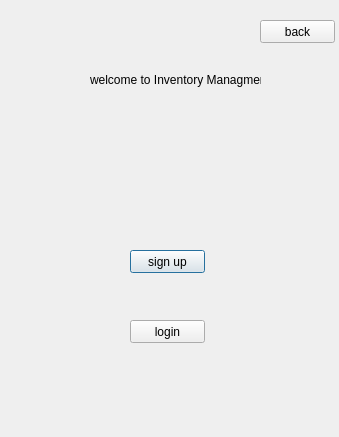
<?xml version="1.0" encoding="UTF-8"?>
<ui version="4.0">
 <class>sellerstartpage</class>
 <widget class="QDialog" name="sellerstartpage">
  <property name="geometry">
   <rect>
    <x>0</x>
    <y>0</y>
    <width>339</width>
    <height>437</height>
   </rect>
  </property>
  <property name="windowTitle">
   <string>Dialog</string>
  </property>
  <property name="styleSheet">
   <string notr="true">background-image:url(:/imagestart/12.jpg);</string>
  </property>
  <widget class="QPushButton" name="pushButton">
   <property name="geometry">
    <rect>
     <x>130</x>
     <y>250</y>
     <width>75</width>
     <height>23</height>
    </rect>
   </property>
   <property name="text">
    <string>sign up</string>
   </property>
  </widget>
  <widget class="QPushButton" name="pushButton_2">
   <property name="geometry">
    <rect>
     <x>130</x>
     <y>320</y>
     <width>75</width>
     <height>23</height>
    </rect>
   </property>
   <property name="text">
    <string>login</string>
   </property>
  </widget>
  <widget class="QLabel" name="label">
   <property name="geometry">
    <rect>
     <x>90</x>
     <y>70</y>
     <width>171</width>
     <height>20</height>
    </rect>
   </property>
   <property name="text">
    <string>welcome to Inventory Managment</string>
   </property>
  </widget>
  <widget class="QPushButton" name="pushButton_3">
   <property name="geometry">
    <rect>
     <x>260</x>
     <y>20</y>
     <width>75</width>
     <height>23</height>
    </rect>
   </property>
   <property name="text">
    <string>back</string>
   </property>
  </widget>
 </widget>
 <resources/>
 <connections/>
</ui>
